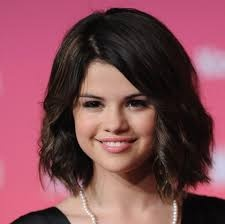
#> input picture dataset/without_mask/11.jpg, 225 x 224 px; its folder holds only this picture in this run
$ python preprocess_dataset.py
#> lines starting #> are read from the running program, lines starting #| are printed output that depends on the picture
import os
import xmltodict
from tqdm import tqdm
import cv2
import random

'''
Found 1341 images belonging to 2 classes.
Found 331 images belonging to 2 classes.
'''

######## GLOBAL VARIABLES #########

IMAGE_DIR = 'medical-masks-dataset/images'
XML_DIR = 'medical-masks-dataset/labels'

TRAIN_DIR = "train/"
TEST_DIR = "test/"
MODEL_DIR = "model/"
test_split = 0.2

def create_directory(path):
	if not os.path.exists(path):
		os.mkdir(path)

def create_label_directory():
	print('Creating Directories ... ')
	create_directory(TRAIN_DIR)
	create_directory(MODEL_DIR)
	create_directory(TEST_DIR)
	create_directory(os.path.join(TRAIN_DIR, 'with_mask')) # With Mask
	create_directory(os.path.join(TRAIN_DIR, 'without_mask')) # Without Mask
	create_directory(os.path.join(TEST_DIR, 'with_mask')) # With Mask
	create_directory(os.path.join(TEST_DIR, 'without_mask')) # Without Mask

def save_images(cropped_img_list, test_cnt):
	cnt = 0
	for cropped_img in tqdm(cropped_img_list):
		cnt += 1
		img, label = cropped_img
		if cnt <= test_cnt:
			filename = 'test_'+str(cnt)+'.jpg'
			folder = TEST_DIR
		else:
			filename = 'train_'+str(cnt)+'.jpg'
			folder = TRAIN_DIR
		cv2.imwrite(os.path.join(folder, label, filename), img)

def perform_preprocessing():
	create_label_directory()
	all_cropped_images = []
	none_cnt = 0
	for folder in os.listdir('dataset'):
		for file in os.listdir(os.path.join('dataset', folder)):
			image_path = os.path.join('dataset', folder, file)
			img = cv2.imread(image_path)
#> img is the input picture: shape (224, 225, 3); mean B, G, R 84.4, 75.6, 129.7
			img = cv2.resize(img, (128, 128), interpolation=cv2.INTER_AREA)
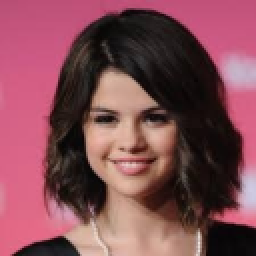
#> img: shape (128, 128, 3) (shown 2 times larger); mean B, G, R 84.4, 75.6, 129.7
			all_cropped_images.append([img, folder])

	# Performing shuffle over the images
	random.shuffle(all_cropped_images)
	test_dataset_cnt = int(len(all_cropped_images) * test_split)
#> test_dataset_cnt = 0
	print("Total Dataset: ", len(all_cropped_images))
#| Total Dataset:  1
	print("Test Dataset: ", test_dataset_cnt)
#| Test Dataset:  0
	print("Train Dataset: ", len(all_cropped_images) - test_dataset_cnt)
#| Train Dataset:  1

	print('Saving Images after split..')
	save_images(all_cropped_images, test_dataset_cnt)
#> the loop in save_images, `for cropped_img in tqdm(cropped_img_list):` made 1 pass
#> (cnt, label, filename, folder) on pass 1: (1, 'without_mask', 'train_1.jpg', 'train/')
#> after the loop in save_images, `for cropped_img in tqdm(cropped_img_list):`: cnt = 1
	print("Total Dataset: ", len(all_cropped_images))
#| Total Dataset:  1

if __name__ == '__main__':
	perform_preprocessing()

$ run again, on dataset/without_mask/139.jpg
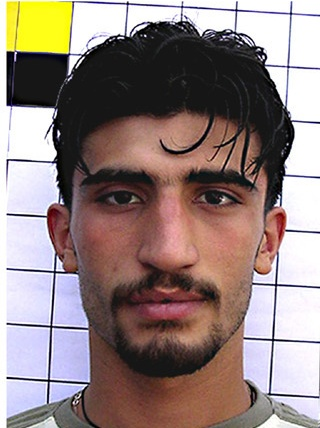
#> input picture dataset/without_mask/139.jpg, 320 x 428 px
#> in perform_preprocessing, img is the input picture: shape (428, 320, 3); mean B, G, R 125.9, 129.8, 146.8
#> in perform_preprocessing, `img = cv2.resize(img, (128, 128), interpolation=cv2.INTER_AREA)`:
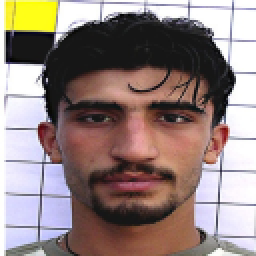
#> img: shape (128, 128, 3) (shown 2 times larger); mean B, G, R 125.9, 129.8, 146.8
#> test_dataset_cnt = 0
#| Total Dataset:  1
#| Test Dataset:  0
#| Train Dataset:  1
#> the loop in save_images, `for cropped_img in tqdm(cropped_img_list):` made 1 pass
#> (cnt, label, filename, folder) on pass 1: (1, 'without_mask', 'train_1.jpg', 'train/')
#> after the loop in save_images, `for cropped_img in tqdm(cropped_img_list):`: cnt = 1
#| Total Dataset:  1

$ run again, on dataset/without_mask/16.jpg
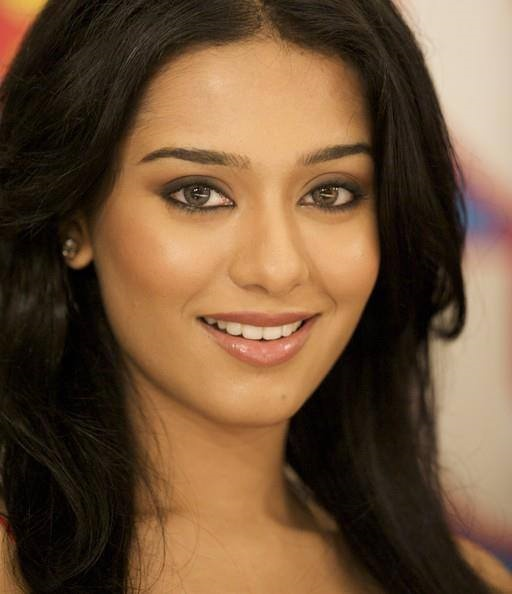
#> input picture dataset/without_mask/16.jpg, 512 x 594 px
#> in perform_preprocessing, img is the input picture: shape (594, 512, 3); mean B, G, R 57.3, 83.4, 112
#> in perform_preprocessing, `img = cv2.resize(img, (128, 128), interpolation=cv2.INTER_AREA)`:
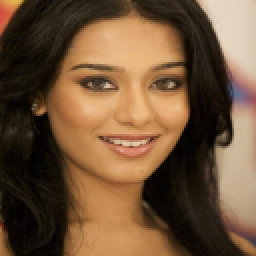
#> img: shape (128, 128, 3) (shown 2 times larger); mean B, G, R 57.3, 83.4, 112
#> test_dataset_cnt = 0
#| Total Dataset:  1
#| Test Dataset:  0
#| Train Dataset:  1
#> the loop in save_images, `for cropped_img in tqdm(cropped_img_list):` made 1 pass
#> (cnt, label, filename, folder) on pass 1: (1, 'without_mask', 'train_1.jpg', 'train/')
#> after the loop in save_images, `for cropped_img in tqdm(cropped_img_list):`: cnt = 1
#| Total Dataset:  1
